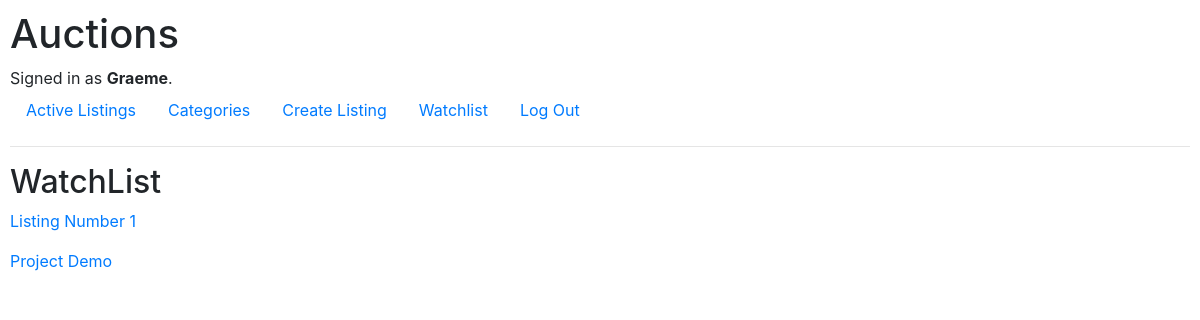
Page /watchlist/ (signed in) on the committed database.
### auctions/models.py (models this page shows, shortened)
class User(AbstractUser):
    pass

class Listing(models.Model):
    title = models.CharField(max_length=64)
    description = models.TextField()
    category = models.CharField(max_length=64, null=True) #use a data list on form to provide options of what categories already exist.
    imageURL = models.URLField(null=True, validators =[URLValidator])
    active = models.BooleanField(default=True)
    created_at = models.DateTimeField(auto_now_add=True)
    user = models.ForeignKey(User, on_delete=models.CASCADE, null=True, related_name='user')
    starting_bid = models.PositiveIntegerField()
    watchlist = models.ManyToManyField(User)

### auctions/views.py (the view)
# urls.py: path("watchlist/", views.watchlist, name="watchlist")
@login_required(login_url='/login/')
def watchlist(request):
    user = User.objects.get(pk = int(request.user.id))
    watchedlistings = Listing.objects.filter(watchlist = user)
    return render(request, "auctions/watchlist.html",{
        'watchedlistings':watchedlistings
    })

### auctions/templates/auctions/watchlist.html
{% extends "auctions/layout.html" %}
{% block body %}
    <h2>WatchList</h2>
    {% for listing in watchedlistings %}
    <a href="{%url 'listing' listing.id %}"><p>{{listing.title}}</p></a>
    {% endfor %}
{% endblock %}

### auctions/templates/auctions/layout.html (shortened to what this page needs)
{% load static %}
<!DOCTYPE html>
<html lang="en">
    <head>
        <link rel="stylesheet" href="https://stackpath.bootstrapcdn.com/bootstrap/4.4.1/css/bootstrap.min.css">
        <link href="{% static 'auctions/styles.css' %}" rel="stylesheet">
    </head>
    <body>
        <h1>Auctions</h1>
        <div>
            {% if user.is_authenticated %}
                Signed in as <strong>{{ user.username }}</strong>.
            {% else %}
                Not signed in.
            {% endif %}
        </div>
        <ul class="nav">
            <li class="nav-item">
                <a class="nav-link" href="{% url 'index' %}">Active Listings</a>
            </li>
            <li class="nav-item">
                <a class="nav-link" href="{% url 'categories' %}">Categories</a>
            </li>
            {% if user.is_authenticated %}
                <li class="nav-item">
                    <a class="nav-link" href="{% url 'createlisting' %}">Create Listing</a>
                </li>
                <li class="nav-item">
                    <a class="nav-link" href="{% url 'watchlist' %}">Watchlist</a>
                </li>
                <li class="nav-item">
                    <a class="nav-link" href="{% url 'logout' %}">Log Out</a>
                </li>
            {% endif %}
        </ul>
        <hr>
        {% block body %}
        {% endblock %}
    </body>
</html>

### auctions/static/auctions/styles.css (style rules this page uses)
body { padding: 10px; }

### rows in the picture
User: username "Graeme"
Listing: title "Listing Number 1"
Listing: title "Project Demo"
